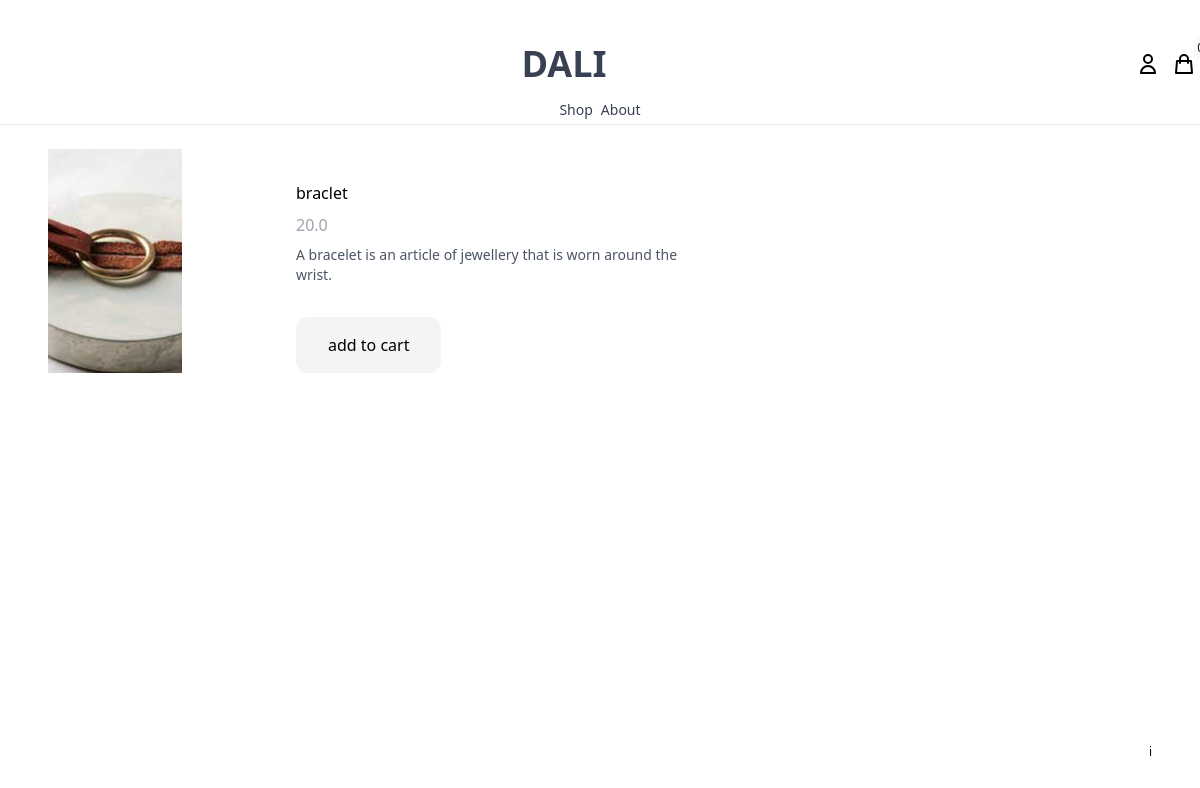
Page /shop/braclet/ on the committed database.
### product/models.py (models this page shows, shortened)
class Product(models.Model):
    category = models.ForeignKey(Category, related_name='products', on_delete=models.CASCADE) #on delete cascade is used to delete the category if the product is deleted
    name = models.CharField(max_length=255)
    slug = models.SlugField()
    description = models.TextField(blank=True, null=True)                        #description
    price = models.IntegerField()                                                #price in cents
    created_at = models.DateTimeField(auto_now_add=True)                         #when created , automatically createated
    image = models.ImageField(upload_to='uploads/', blank=True, null=True)       #upload_to - img saving folder
    thumbnail = models.ImageField(upload_to='uploads/', blank=True, null=True)   #upload_to - img saving folder
    class Meta:
        ordering = ('-created_at',)                                             #to see creation date
    def get_display_price(self):
        return self.price / 100                                                 # to see price in  $ converted from cents

### product/views.py (the view)
# urls.py: path('shop/<slug:slug>/', product, name='product'),                                          #<slug:slug> is the slug of the product to be loaded after clicking on the product / dinamic url
def product(request, slug):
    product = get_object_or_404(Product, slug=slug)                         #get the product from the database
    return render(request, 'product/product.html', {'product': product})    #pass the product to the product page

### cart/cart.py (called while the page is built)
    def __len__(self):                                                  #get the length of the cart, how many items are in the cart
        return sum(item['quantity'] for item in self.cart.values())     #return the number of items in the cart

### cart/context_processors.py (called while the page is built)
def cart(request):
    cart = Cart(request)
    return {'cart': cart}   #pass the cart to the template

### product/templates/product/product.html (shortened to what this page needs)
{% extends "core/base.html"%}
{%block content%}
<div class="max-w-6xl mx-auto flex flex-wrap py-6 px-6 xl:px-0 ">
  <div class="images object-cover w-full mb-6 lg:mb-0 lg:w-3/5">
    <img
      class="h-56 w-full object-cover"
      src="{% if product.image %}{{product.image.url}}{% else %}http://via.placeholder.com/240x240x.jpg{% endif %}">
  </div>
  <div class="information w-full lg:w-2/5 lg:p-6">
    <h4 class="text-2 my-2">{{product.name}}</h4>
    <p class="text-gray-400 my-2">{{product.get_display_price}}</p>
    {% if product.description %}
    <p class="text-sm text-gray-600 my-2">{{product.description}}</p>
    {% endif %}
    <a
      href="#"
      class="mt-6 inline-block px-8 py-4 rounded-xl bg-gray-100 text-black hover:bg-yellow-100"
      hx-get="{% url 'add_to_cart' product.id %}"
      hx-target="#menu-cart-button"
      hx-swap="outerHTML"
    >
      add to cart
    </a>
  </div>
</div>
{%endblock%}

### rows in the picture
Product: image (picture), name "braclet", get_display_price "20.0", description "A bracelet is an article of jewellery that is worn around the wrist."
